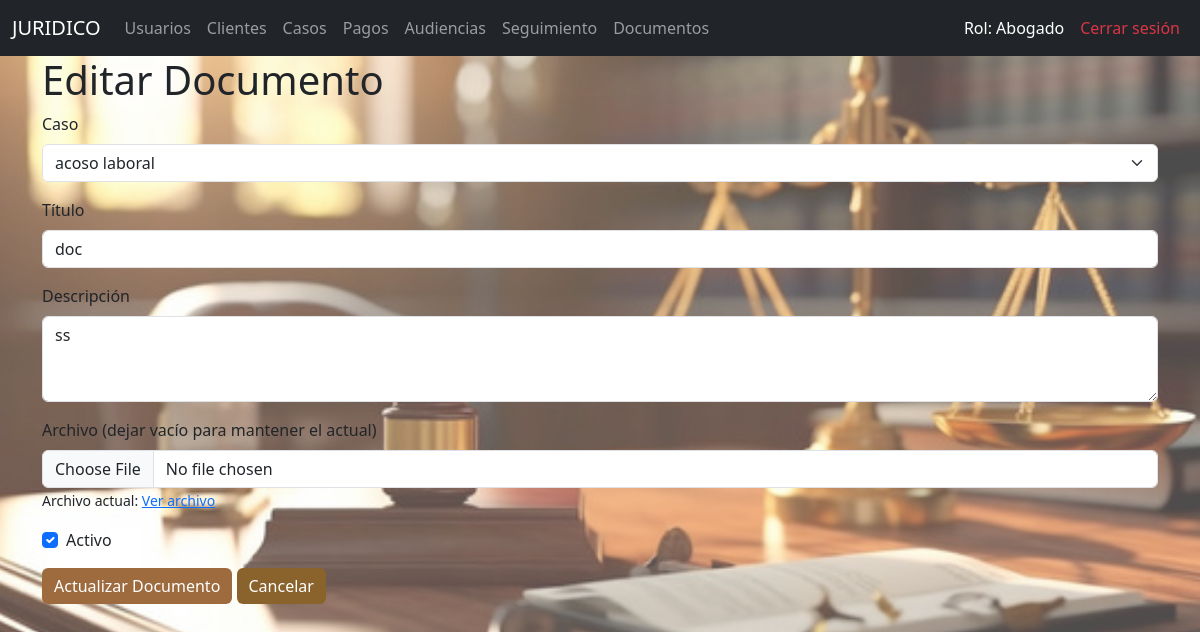
Screenshot of /documentos/edit/1 (signed in) with the database file from the repository.
### models/rol_model.py (models this page shows, shortened)
class Rol(db.Model):
    __tablename__ = "rol"
    id_rol = db.Column(db.Integer,primary_key = True)
    nombre_rol = db.Column(db.String(50), nullable = False)
    usuarios = db.relationship('Usuario', back_populates='rol')

### models/documento_model.py (models this page shows, shortened)
class Documento(db.Model):
    __tablename__ = "documento"
    id_documento = db.Column(db.Integer, primary_key=True)
    id_caso = db.Column(db.Integer, db.ForeignKey('caso.id_caso'), nullable=False)
    titulo = db.Column(db.String(150), nullable=False)
    descripcion = db.Column(db.Text, nullable=True)
    archivo_path = db.Column(db.String(255), nullable=False)
    fecha_subida = db.Column(db.DateTime, default=datetime.utcnow, nullable=False)
    activo = db.Column(db.Boolean, default=True, nullable=False)
    caso = db.relationship('Caso', back_populates='documentos')
    @staticmethod
    def get_by_id(id_documento):
        return Documento.query.get(id_documento)

### models/caso_model.py (models this page shows, shortened)
class Caso(db.Model):
    __tablename__ = "caso"
    id_caso = db.Column(db.Integer, primary_key=True)
    id_cliente = db.Column(db.Integer, db.ForeignKey('clientes.id'), nullable=False)
    id_usuario = db.Column(db.Integer, db.ForeignKey('usuarios.id_usuario'), nullable=False)
    id_tipo = db.Column(db.Integer, db.ForeignKey('tipo_caso.id_tipo_caso'), nullable=False)
    id_estado_caso = db.Column(db.Integer, db.ForeignKey('estado_caso.id_estado_caso'), nullable=False)
    id_estado_pago = db.Column(db.Integer, db.ForeignKey('estado_pago.id_estado_pago'), nullable=False)
    fecha_apertura = db.Column(db.DateTime, nullable=False)
    descripcion = db.Column(db.Text, nullable=True)
    monto_total = db.Column(Numeric(10, 2), nullable=False)
    activo = db.Column(db.Boolean, default=True)
    cliente = db.relationship('Cliente', back_populates='casos')
    usuario = db.relationship('Usuario', back_populates='casos')
    tipo = db.relationship('TipoCaso', back_populates='casos')
    estado_caso = db.relationship('EstadoCaso', back_populates='casos')
    estado_pago = db.relationship('EstadoPago', back_populates='casos')
    audiencias = db.relationship('Audiencia', back_populates='caso')
    pagos = db.relationship("Pago", back_populates="caso")
    seguimientos = db.relationship('Seguimiento', back_populates='caso')
    documentos = db.relationship('Documento', back_populates='caso')
    @staticmethod
    def get_all():
        return Caso.query.all()

### controllers/documento_controller.py (the view, shortened to what this page needs)
@documento_bp.route("/edit/<int:id_documento>", methods=['GET', 'POST'])
def edit(id_documento):
    documento = Documento.get_by_id(id_documento)
    if not documento:
        abort(404)
    casos = Caso.get_all()
    return documento_view.edit(documento, casos=casos)

### app.py (called while the page is built)
@login_manager.user_loader
def load_user(user_id):
    usuario = Usuario.get_by_id(int(user_id))
    return UserLogin(usuario) if usuario else None

@app.context_processor
def inject_active_path():
    def is_active(path):
        return 'active' if request.path == path else ''
    return dict(is_active=is_active)

### auth/user_login.py (called while the page is built)
    @property
    def rol(self):
        return self.usuario.rol.nombre_rol

### controllers/documento_controller.py (called while the page is built)
@documento_bp.before_request
def verificar_autenticacion():
    if not current_user.is_authenticated:
        return redirect(url_for('home'))  # Cambia 'home' por tu ruta de login

### models/usuario_model.py (called while the page is built)
    @staticmethod
    def get_by_id(id_usuario):
        return Usuario.query.get(id_usuario)

### views/documento_view.py (called while the page is built)
def edit(documento, casos):
    return render_template("documentos/edit.html", documento=documento, casos=casos)

### templates/documentos/edit.html (shortened to what this page needs)
{% extends "base.html" %}
{% block content %}
<h1>Editar Documento</h1>
<form action="{{ url_for('documento.edit', id_documento=documento.id_documento) }}" enctype="multipart/form-data" method="POST">
<div class="mb-3">
<label class="form-label" for="id_caso">Caso</label>
<select class="form-select" id="id_caso" name="id_caso" required="">
            {% for caso in casos %}
                <option value="{{ caso.id_caso }}" {% if documento.id_caso == caso.id_caso %}selected{% endif %}>
            {{ caso.descripcion }}
            </option>
            {% endfor %}
        </select>
</div>
<div class="mb-3">
<label class="form-label" for="titulo">Título</label>
<input class="form-control" id="titulo" name="titulo" required="" type="text" value="{{ documento.titulo }}"/>
</div>
<div class="mb-3">
<label class="form-label" for="descripcion">Descripción</label>
<textarea class="form-control" id="descripcion" name="descripcion" rows="3">{{ documento.descripcion }}</textarea>
</div>
<div class="mb-3">
<label class="form-label" for="archivo">Archivo (dejar vacío para mantener el actual)</label>
<input class="form-control" id="archivo" name="archivo" type="file"/>
        {% if documento.archivo_path %}
            <small>Archivo actual: <a href="{{ url_for('static', filename=documento.archivo_path) }}" target="_blank">Ver archivo</a></small>
        {% endif %}
    </div>
<div class="form-check mb-3">
<input type="checkbox" class="form-check-input" id="activo" name="activo" {% if documento.activo %}checked{% endif %}>
<label class="form-check-label" for="activo">Activo</label>
</div>
<button class="btn btn-primary" style=" background-color:rgb(157, 107, 62); color: white; border: none;" type="submit">Actualizar Documento</button>
<a class="btn btn-secondary" href="{{ url_for('documento.index') }}" style=" background-color:rgb(138, 99, 44); color: white; border: none;">Cancelar</a>
</form>
{% endblock %}

### templates/base.html (shortened to what this page needs)
<!doctype html>
<html lang="es">
  <head>
    <link href="https://cdn.jsdelivr.net/npm/bootstrap@5.3.6/dist/css/bootstrap.min.css" rel="stylesheet">
</head>
<body style="position: relative; z-index: 0;">
    <nav class="navbar navbar-expand-lg navbar-dark bg-dark">
        <div class="container-fluid">
          <a class="navbar-brand" href="#">JURIDICO</a>
          <div class="collapse navbar-collapse" id="navbarNav">
            <ul class="navbar-nav">
              <li class="nav-item">
                <a class="nav-link " aria-current="page" href="/usuarios/">Usuarios</a>
              </li>
              <li class="nav-item">
                <a class="nav-link {{is_active('/clientes/')}}" href="/clientes/">Clientes</a>
              </li>
              <li class="nav-item">
                <a class="nav-link {{is_active('/casos/')}}" href="/casos/">Casos</a>
              </li>
              <li class="nav-item">
                <a class="nav-link {{is_active('/pagos/')}}" href="/pagos/">Pagos</a>
              </li>
              <li class="nav-item">
                <a class="nav-link {{is_active('/audiencias/')}}" href="/audiencias/">Audiencias</a>
              </li>
              <li class="nav-item">
                <a class="nav-link {{is_active('/seguimientos/')}}" href="/seguimientos/">Seguimiento</a>
              </li>
              <li class="nav-item">
                <a class="nav-link {{is_active('/documentos/')}}" href="/documentos/">Documentos</a>
              </li>
            </ul>
          </div>
          <div class="collapse navbar-collapse" id="navbarNav">
            <ul class="navbar-nav ms-auto">
              <li class="nav-item">
                <span class="nav-link text-white">Rol: {{ current_user.rol }}</span>
              </li>
              <li class="nav-item">
                <a class="nav-link text-danger" href="{{ url_for('logout') }}">
                   Cerrar sesión
                </a>
              </li>
            </ul>
          </div>
        </div>
      </nav>
    <div class="container">
        {% block content %}
        {% endblock  %}
    </div>
  </body>
</html>

### templates/base.html (style rules this page uses)
body::before { content: ""; position: fixed; top: 0; left: 0; width: 100%; height: 100%; background: url('/static/img/fondo.jpg') no-repeat center center fixed; background-size: cover; opacity: 0.70; z-index: -1; }

### rows the page displays
Rol: rol "Abogado"
Documento: id_caso "acoso laboral", titulo "doc", descripcion "ss", activo "☑"
